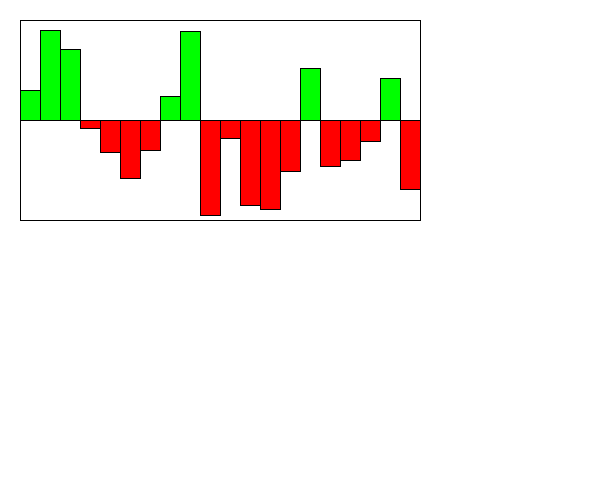
Frame 1 (no input)
Frame 60 (the mouse pressed at the canvas centre just before this capture): identical to frame 1, image omitted
Frame 120 (the mouse held since frame 60 and released just before this capture): identical to frame 1, image omitted

The Processing sketch that drew this single still picture (run headless with seeded random() and noise(); from frame 60 on, the mouse is pressed at the canvas centre):

// Processing sketch: Section1
// ── Section1.pde
int MAX_valuessssss = 100;
int MIN_valuessssss = -100;
Visualizer v;

/*You are simulating a visualizer of multiple valuesssssss
 You need to create a display method first. 
 Then you can make a method that changes the valuesssssss each time the update is called. 
 */
class Visualizer {
  float x, y;
  float [] values;
  float [] speeds;
  
  Visualizer(float x, float y) {
    this.x = x;
    this.y = y;
    values = new float[10];
    speeds = new float[10];
    for (int i = 0; i < values.length; i++) {
      values[i] = random(-99, 99);
      speeds[i] = random(2);
    }
  }
  
  Visualizer(float x, float y, int size) {
    this.x = x;
    this.y = y;
    values = new float[size];
    speeds = new float[size];
    for (int i = 0; i < values.length; i++) {
      values[i] = random(-99, 99);
      speeds[i] = random(2);
    }
  }

  void display() { 
    float wide = 400 / values.length; 
    fill(255);
    rect(x, y, 400, 200);
    line(x, y+100, x+400, y+100);
    
    int counter = 0; 
    for (int i = 0; i < values.length; i++) {
      if (values[i] < 0) {
        fill(255, 0, 0); //red
        rect(x+wide*i, y+100, wide, values[i]*-1);
        counter++; 
      }
      else {
        fill(0, 255, 0); 
        rect(x+wide*i, y+100-values[i], wide, values[i]); 
        counter++; 
      }
    }

    //???WRITE THIS METHOD FIRST!!!
    //THESE ARE WRONG: They just illustrate how they could look
    //fill(255, 0, 0); //red
    //rect(x, y+100, wide, 50);
    //fill(0, 255, 0); //green
    //rect(x+wide, y+50, wide, 50);
  }
  
  void update() {
    //???WRITE THIS METHOD SECOND!!!
    for (int i = 0; i < values.length; i++) {
      values[i] += speeds[i]; //the speed updates the valuesssssss. Do not touch this.
      //??? keep them valuesssssss between max/min valuessssss so they stay in the box.

      //??? reverse the speeds so the bar oscillates up/down when it reaches max/min

      
    }
  }
}

void setup() {
  size(600, 500);
  v = new Visualizer(20, 20, 20);
}
void draw() {
  background(255);
  v.display(); 
  //v.update();
}
